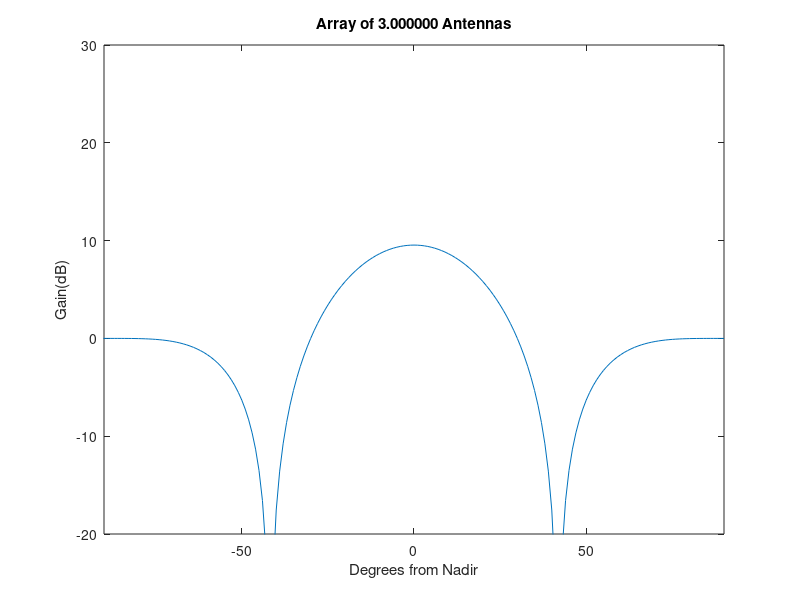

MATLAB code to generate this figure:
% This is a script to produce the nadir facing beam pattern
% for an array of uniformly spaced dipoles created for problem
% 5 in homework 2 for the 2013 unofficial
% UTIG Ice Penetrating Radar Course 
% written by Dustin M. Schroeder

N = 3; % Number of Antennas
lambda = 5.0; % Wavelength of Transmitted Signal
d = lambda/2.0; % Spacing Between Antennas
theta = -180.0:1.0:180.0; % Angle of Beam Pattern (nadir = 90)
gamma = 2*pi*d/lambda*cos(theta/180.*pi); % Ulaby 9.112
F = sin(gamma*N/2.).^2./sin(gamma/2.).^2; % Ulaby 9.120
F_dB = 10*log10(F); % Convert to dB
plot(theta-90,F_dB); % Plot and Center on Nadir
ylim([-20,30]);
xlim([-90,90]);
xlabel('Degrees from Nadir')
ylabel('Gain(dB)')
str = sprintf('Array of %f Antennas',N);
title(str);